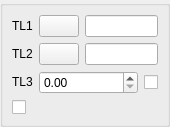
<ui version="4.0" >
 <class>DlgRef_2Sel1Spin2Check_QTD</class>
 <widget class="QWidget" name="DlgRef_2Sel1Spin2Check_QTD" >
  <property name="geometry" >
   <rect>
    <x>0</x>
    <y>0</y>
    <width>170</width>
    <height>118</height>
   </rect>
  </property>
  <property name="windowTitle" >
   <string/>
  </property>
  <layout class="QGridLayout" >
   <property name="leftMargin" >
    <number>0</number>
   </property>
   <property name="topMargin" >
    <number>0</number>
   </property>
   <property name="rightMargin" >
    <number>0</number>
   </property>
   <property name="bottomMargin" >
    <number>0</number>
   </property>
   <property name="horizontalSpacing" >
    <number>0</number>
   </property>
   <property name="verticalSpacing" >
    <number>0</number>
   </property>
   <item row="0" column="0" >
    <widget class="QGroupBox" name="GroupBox1" >
     <property name="title" >
      <string/>
     </property>
     <layout class="QGridLayout" >
      <property name="leftMargin" >
       <number>9</number>
      </property>
      <property name="topMargin" >
       <number>9</number>
      </property>
      <property name="rightMargin" >
       <number>9</number>
      </property>
      <property name="bottomMargin" >
       <number>9</number>
      </property>
      <property name="horizontalSpacing" >
       <number>6</number>
      </property>
      <property name="verticalSpacing" >
       <number>6</number>
      </property>
      <item row="2" column="1" colspan="2" >
       <widget class="QtxDoubleSpinBox" name="SpinBox_DX" >
        <property name="sizePolicy" >
         <sizepolicy vsizetype="Fixed" hsizetype="Expanding" >
          <horstretch>0</horstretch>
          <verstretch>0</verstretch>
         </sizepolicy>
        </property>
       </widget>
      </item>
      <item row="2" column="3" >
       <widget class="QCheckBox" name="CheckButton2" >
        <property name="sizePolicy" >
         <sizepolicy vsizetype="Fixed" hsizetype="Fixed" >
          <horstretch>0</horstretch>
          <verstretch>0</verstretch>
         </sizepolicy>
        </property>
        <property name="text" >
         <string/>
        </property>
       </widget>
      </item>
      <item row="0" column="0" >
       <widget class="QLabel" name="TextLabel1" >
        <property name="sizePolicy" >
         <sizepolicy vsizetype="Fixed" hsizetype="Fixed" >
          <horstretch>0</horstretch>
          <verstretch>0</verstretch>
         </sizepolicy>
        </property>
        <property name="text" >
         <string>TL1</string>
        </property>
        <property name="wordWrap" >
         <bool>false</bool>
        </property>
       </widget>
      </item>
      <item row="2" column="0" >
       <widget class="QLabel" name="TextLabel3" >
        <property name="sizePolicy" >
         <sizepolicy vsizetype="Fixed" hsizetype="Fixed" >
          <horstretch>0</horstretch>
          <verstretch>0</verstretch>
         </sizepolicy>
        </property>
        <property name="text" >
         <string>TL3</string>
        </property>
        <property name="wordWrap" >
         <bool>false</bool>
        </property>
       </widget>
      </item>
      <item row="1" column="1" >
       <widget class="QPushButton" name="PushButton2" >
        <property name="sizePolicy" >
         <sizepolicy vsizetype="Fixed" hsizetype="Fixed" >
          <horstretch>0</horstretch>
          <verstretch>0</verstretch>
         </sizepolicy>
        </property>
        <property name="text" >
         <string/>
        </property>
       </widget>
      </item>
      <item row="1" column="0" >
       <widget class="QLabel" name="TextLabel2" >
        <property name="sizePolicy" >
         <sizepolicy vsizetype="Fixed" hsizetype="Fixed" >
          <horstretch>0</horstretch>
          <verstretch>0</verstretch>
         </sizepolicy>
        </property>
        <property name="text" >
         <string>TL2</string>
        </property>
        <property name="wordWrap" >
         <bool>false</bool>
        </property>
       </widget>
      </item>
      <item row="1" column="2" colspan="2" >
       <widget class="QLineEdit" name="LineEdit2" />
      </item>
      <item row="0" column="1" >
       <widget class="QPushButton" name="PushButton1" >
        <property name="sizePolicy" >
         <sizepolicy vsizetype="Fixed" hsizetype="Fixed" >
          <horstretch>0</horstretch>
          <verstretch>0</verstretch>
         </sizepolicy>
        </property>
        <property name="text" >
         <string/>
        </property>
       </widget>
      </item>
      <item row="0" column="2" colspan="2" >
       <widget class="QLineEdit" name="LineEdit1" />
      </item>
      <item row="3" column="0" colspan="4" >
       <widget class="QCheckBox" name="CheckButton1" >
        <property name="text" >
         <string/>
        </property>
       </widget>
      </item>
     </layout>
    </widget>
   </item>
  </layout>
 </widget>
 <layoutdefault spacing="6" margin="11" />
 <pixmapfunction>qPixmapFromMimeSource</pixmapfunction>
 <customwidgets>
  <customwidget>
   <class>QtxDoubleSpinBox</class>
   <extends>QDoubleSpinBox</extends>
   <header location="global" >QtxDoubleSpinBox.h</header>
  </customwidget>
 </customwidgets>
 <tabstops>
  <tabstop>PushButton1</tabstop>
  <tabstop>LineEdit1</tabstop>
  <tabstop>PushButton2</tabstop>
  <tabstop>LineEdit2</tabstop>
  <tabstop>SpinBox_DX</tabstop>
  <tabstop>CheckButton2</tabstop>
  <tabstop>CheckButton1</tabstop>
 </tabstops>
 <resources/>
 <connections/>
</ui>
